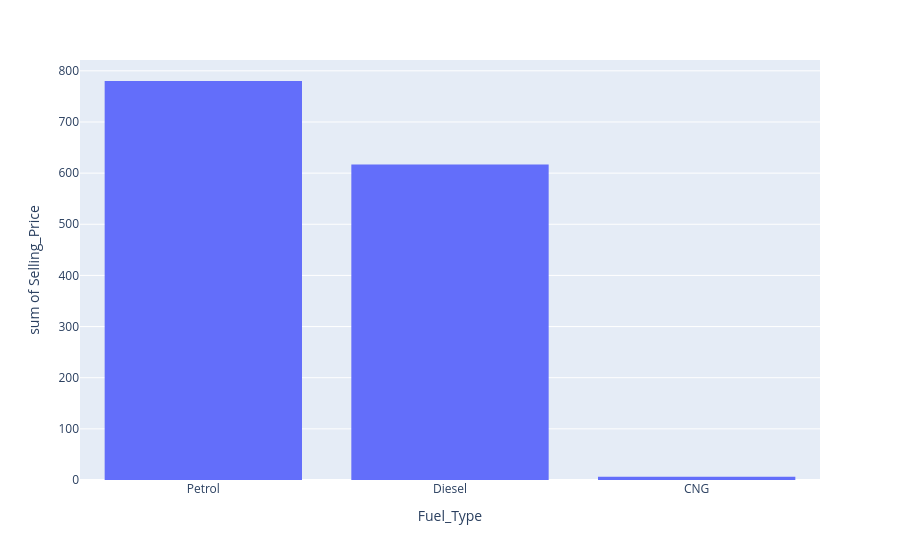

The code cell stored with this chart in its notebook:
### Markdown cell above
**Additional Observation** 
---
This bar chart provides a clear, comparison of total selling prices across fuel types. <br>
It shows that petrol vehicles account for the highest cumulative selling price, followed by diesel, while CNG vehicles contribute minimally. <br>
The dominance of petrol suggests broader market availability and consumer preference. Diesel’s substantial but smaller total indicates its position as a higher‑value segment with fewer units but stronger resale prices. <br> CNG’s negligible contribution highlights limited adoption or lower market valuation.

### Code cell
fuels = px.histogram(cars, x = 'Fuel_Type' , y = 'Selling_Price')
fuels.show()

### Figure 1 — Plotly figure (JSON) as saved in the notebook; plotly's stock layout.template omitted (floating-point values rounded to 4 significant figures; data arrays with more than 128 entries replaced by an {"elided": "..."} marker saying what was removed)
{"data": [{"bingroup": "x", "histfunc": "sum", "hovertemplate": "Fuel_Type=%{x}<br>sum of Selling_Price=%{y}<extra></extra>", "legendgroup": "", "marker": {"color": "#636efa", "pattern": {"shape": ""}}, "name": "", "orientation": "v", "showlegend": false, "type": "histogram", "x": {"elided": "301 str values"}, "xaxis": "x", "y": {"elided": "301 float values"}, "yaxis": "y"}], "layout": {"barmode": "relative", "legend": {"tracegroupgap": 0}, "margin": {"t": 60}, "xaxis": {"anchor": "y", "domain": [0, 1], "title": {"text": "Fuel_Type"}}, "yaxis": {"anchor": "x", "domain": [0, 1], "title": {"text": "sum of Selling_Price"}}}}
